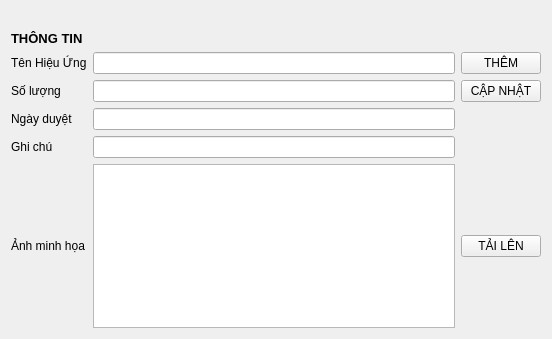
<?xml version="1.0" encoding="UTF-8"?>
<ui version="4.0">
 <class>Form</class>
 <widget class="QWidget" name="Form">
  <property name="geometry">
   <rect>
    <x>0</x>
    <y>0</y>
    <width>552</width>
    <height>339</height>
   </rect>
  </property>
  <property name="windowTitle">
   <string>EFFECT ADD NEW</string>
  </property>
  <layout class="QGridLayout" name="gridLayout_2">
   <item row="0" column="0">
    <widget class="QLabel" name="label">
     <property name="text">
      <string/>
     </property>
     <property name="pixmap">
      <pixmap resource="resources.qrc">:/images/tlclogo3.jpg</pixmap>
     </property>
     <property name="alignment">
      <set>Qt::AlignCenter</set>
     </property>
    </widget>
   </item>
   <item row="1" column="0">
    <widget class="QLabel" name="label_2">
     <property name="font">
      <font>
       <pointsize>10</pointsize>
       <weight>75</weight>
       <bold>true</bold>
      </font>
     </property>
     <property name="text">
      <string>THÔNG TIN</string>
     </property>
    </widget>
   </item>
   <item row="2" column="0">
    <layout class="QGridLayout" name="gridLayout">
     <item row="0" column="0">
      <widget class="QLabel" name="label_3">
       <property name="text">
        <string>Tên Hiệu Ứng</string>
       </property>
      </widget>
     </item>
     <item row="0" column="1">
      <widget class="QLineEdit" name="lineEdit_1"/>
     </item>
     <item row="0" column="2">
      <widget class="QPushButton" name="ThemHUButton">
       <property name="text">
        <string>THÊM</string>
       </property>
      </widget>
     </item>
     <item row="1" column="0">
      <widget class="QLabel" name="label_12">
       <property name="text">
        <string>Số lượng</string>
       </property>
      </widget>
     </item>
     <item row="1" column="1">
      <widget class="QLineEdit" name="lineEdit_2"/>
     </item>
     <item row="1" column="2">
      <widget class="QPushButton" name="CapnhatHUButton">
       <property name="text">
        <string>CẬP NHẬT</string>
       </property>
      </widget>
     </item>
     <item row="2" column="0">
      <widget class="QLabel" name="label_14">
       <property name="text">
        <string>Ngày duyệt</string>
       </property>
      </widget>
     </item>
     <item row="2" column="1">
      <widget class="QLineEdit" name="lineEdit_3"/>
     </item>
     <item row="3" column="0">
      <widget class="QLabel" name="label_17">
       <property name="text">
        <string>Ghi chú</string>
       </property>
      </widget>
     </item>
     <item row="3" column="1">
      <widget class="QLineEdit" name="lineEdit_4"/>
     </item>
     <item row="4" column="0">
      <widget class="QLabel" name="label_8">
       <property name="text">
        <string>Ảnh minh họa</string>
       </property>
      </widget>
     </item>
     <item row="4" column="1">
      <widget class="QTextEdit" name="textEdit"/>
     </item>
     <item row="4" column="2">
      <widget class="QPushButton" name="UpAnhHUButton">
       <property name="text">
        <string>TẢI LÊN</string>
       </property>
      </widget>
     </item>
    </layout>
   </item>
  </layout>
 </widget>
 <resources>
  <include location="resources.qrc"/>
 </resources>
 <connections/>
</ui>
